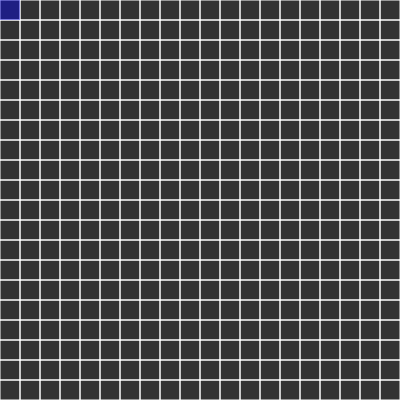
Frame 1 (no input)
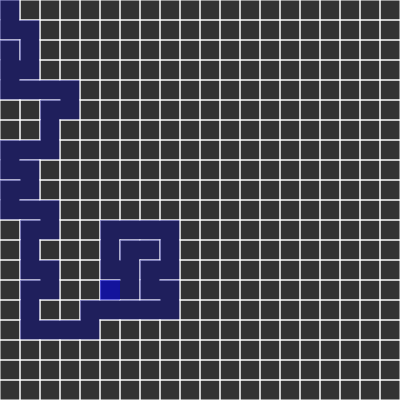
Frame 60 (no input)
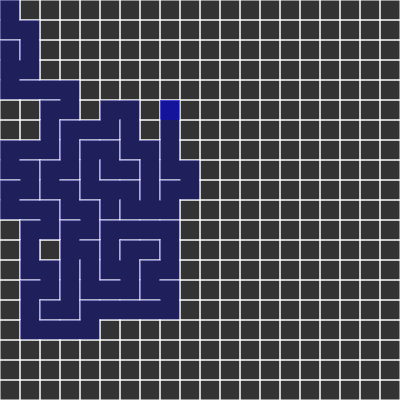
Frame 120 (the mouse pressed at the canvas centre since frame 60)

The p5.js sketch that drew these frames (run headless with seeded random() and noise() and a simulated clock; from frame 60 on, the mouse is pressed at the canvas centre):

// p5.js sketch
// ── sketch.js
//recursive backtracker maze

var cols, rows;
var w = 20;
var grid = [];
var current;

var stack = [];


function setup() {
    createCanvas(400,400);
    cols = floor(width/w);
    rows = floor(height/w);
    for (var j = 0; j < rows; j++){
        for(var i = 0; i < cols; i++){
            var cell = new Cell(i,j);
            grid.push(cell);
        }
    }

    current = grid[0];

}

function draw() {
    background(51);
    for(var i = 0; i < grid.length; i++){
        grid[i].show();
    }

    current.visited = true;
    current.highlight();
    //step 1
    var next = current.checkNeighbors();
    if (next) {
      next.visited = true;
      //step 2
      stack.push(current);
      //step 3
      removeWalls(current, next);

      //step 4
      current = next;
    } else if (stack.length > 0) {
      current = stack.pop();
    }
}

function index(i, j) {
  if(i < 0 || j < 0 || i > cols-1 || j > rows-1) {
    return -1;
  }
  return i + j * cols;
}

function Cell(i,j) {
    this.i = i;
    this.j = j;
    this.walls = [true, true, true, true];
    this.visited = false;

    this.checkNeighbors = function() {
      var neighbors = [];
      var top = grid[index(i, j -1)];
      var right = grid[index(i+1, j)];
      var bottom = grid[index(i, j +1)];
      var left = grid[index(i-1, j)];

      if (top && !top.visited) {
        neighbors.push(top);
      }
      if (right && !right.visited) {
        neighbors.push(right);
      }
      if (bottom && !bottom.visited) {
        neighbors.push(bottom);
      }
      if (left && !left.visited) {
        neighbors.push(left);
      }

      if (neighbors.length > 0) {
        var r = floor(random(0,neighbors.length));
        return neighbors[r];
      }
      else{
        return undefined;
      }
    }
    this.highlight = function() {
      var x = this.i*w;
      var y = this.j*w;
      noStroke();
      fill(0, 0, 255, 100);
      rect(x,y,w,w);
    }

    this.show = function() {
        var x = this.i*w;
        var y = this.j*w;
        stroke(255);
        if(this.walls[0]){
          line(x,y,x+w,y);
        }
        if(this.walls[1]){
          line(x+w,y,x+w,y+w);
        }
        if(this.walls[2]){
          line(x+w,y+w,x,y+w);
        }
        if(this.walls[3]){
          line(x,y+w,x,y);
        }
        
        if(this.visited) {
          noStroke();
          fill(0, 0, 155, 100);
          rect(x,y,w,w);
        }
        // noFill();
        // rect(x,y,w,w);
    }
}


function removeWalls(a, b) {

  var x = a.i - b.i;
  if (x === 1) {
    a.walls[3] = false;
    b.walls[1] = false;
  }
  else if (x === -1) {
    a.walls[1] = false;
    b.walls[3] = false;
  }
  var y = a.j - b.j;
  if (y === 1) {
    a.walls[0] = false;
    b.walls[2] = false;
  }
  if (y === -1) {
    a.walls[2] = false;
    b.walls[0] = false;
  }
}
